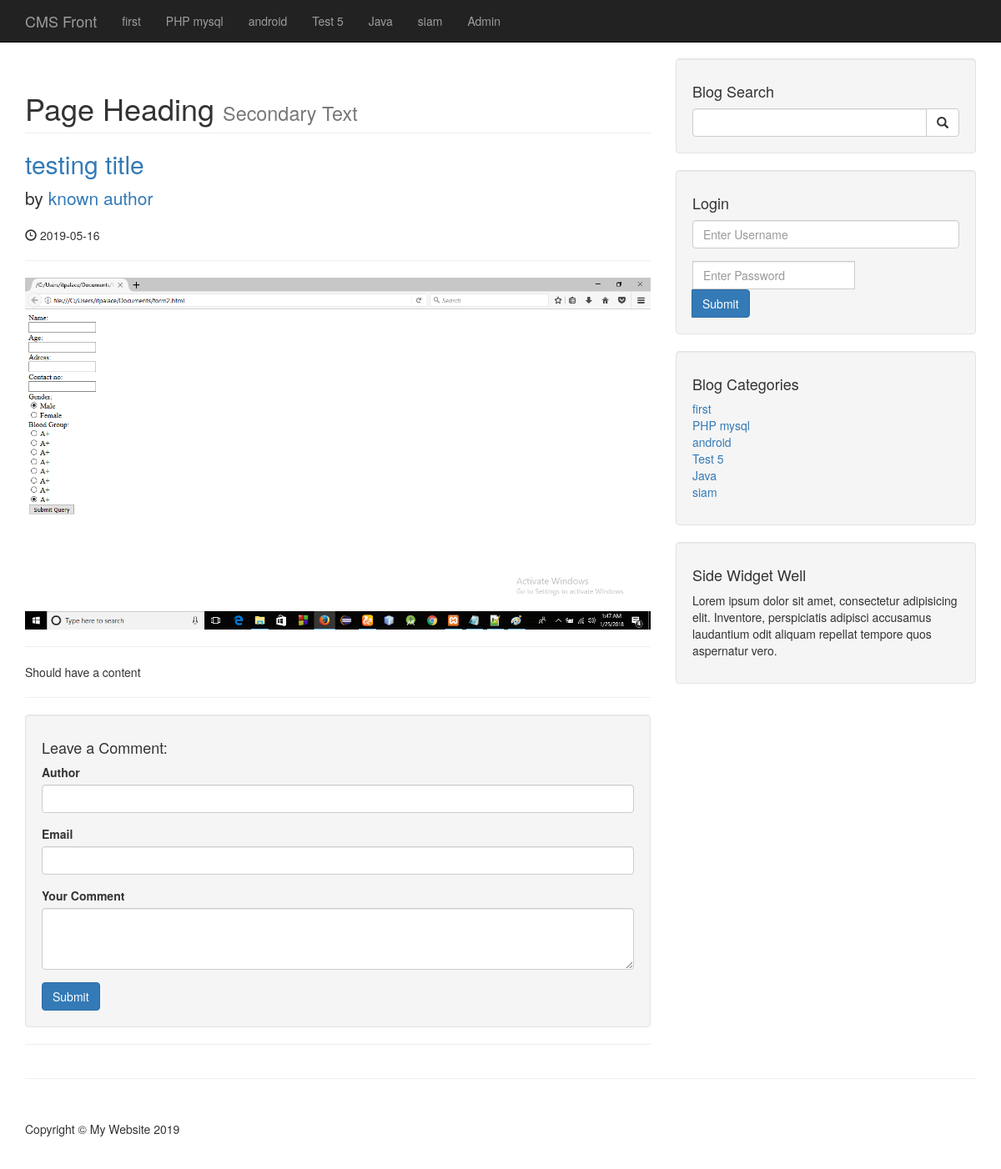
Page /post.php?p_id=11 on the committed database.
### tables this page shows
CREATE TABLE `categories` (
  `cat_id` int(3) NOT NULL,
  `cat_title` varchar(255) NOT NULL
);

CREATE TABLE `posts` (
  `post_id` int(3) NOT NULL,
  `post_category_id` int(3) NOT NULL,
  `post_title` varchar(255) NOT NULL,
  `post_author` varchar(255) NOT NULL,
  `post_date` date NOT NULL,
  `post_image` text NOT NULL,
  `post_content` text NOT NULL,
  `post_tags` varchar(255) NOT NULL,
  `post_comment_count` int(11) NOT NULL,
  `post_status` varchar(255) NOT NULL DEFAULT 'draft'
);

### post.php (the view, shortened to what this page needs)
<?php
include "includes/header.php";
 ?>
   <?php
   include "includes/navigation.php";
    ?>
    <div class="container">
        <div class="row">
            <div class="col-md-8">
             <?php
    if(isset($_GET['p_id'])){
       $the_post_id = $_GET['p_id'];
   }
              $query = "SELECT * FROM posts WHERE post_id = $the_post_id ";
               $select_all_post_query = mysqli_query($connection,$query);
                    while ($row=mysqli_fetch_assoc($select_all_post_query)) {
                        $post_title=$row['post_title'];
                        $post_author=$row['post_author'];
                        $post_date=$row['post_date'];
                        $post_image=$row['post_image'];
                        $post_content=$row['post_content'];
            ?>
                <h1 class="page-header">
                    Page Heading
                    <small>Secondary Text</small>
                </h1>
                <h2>
                    <a href="#"><?php echo $post_title; ?></a>
                </h2>
                <p class="lead">
                    by <a href="index.php"><?php echo $post_author; ?></a>
                </p>
                <p><span class="glyphicon glyphicon-time"></span> <?php echo $post_date; ?></p>
                <hr>
                <img class="img-responsive" src="images/<?php echo $post_image; ?>" alt="">
                <hr>
                <p><?php echo $post_content; ?></p>
                <hr>
                 <?php } ?>
                <div class="well">
                    <h4>Leave a Comment:</h4>
                    <form action="" method="post" role="form">
                        <div class="form-group">
                            <label for="Author">Author</label>
                            <input type="text"  class="form-control" name="comment_author">
                        </div>
                        <div class="form-group">
                            <label for="Email">Email</label>
                            <input type="text" class="form-control" name="comment_email">
                        </div>
                        <div class="form-group">
                            <label for="comment">Your Comment</label>
                            <textarea class="form-control" name="comment_content" rows="3"></textarea>
                        </div>
                        <button type="submit" name="create_comment" class="btn btn-primary">Submit</button>
                    </form>
                </div>
                <hr>
            </div>
            <?php
             include "includes/sidebar.php";
             ?>
                    </div>
                </div>
                <div class="well">
                    <h4>Side Widget Well</h4>
                    <p>Lorem ipsum dolor sit amet, consectetur adipisicing elit. Inventore, perspiciatis adipisci accusamus laudantium odit aliquam repellat tempore quos aspernatur vero.</p>
                </div>
            </div>
        </div>
        <hr>
    <?php
    include "includes/footer.php";
     ?>

### includes/navigation.php (shortened to what this page needs)
<nav class="navbar navbar-inverse navbar-fixed-top" role="navigation">
       <div class="container">
           <div class="navbar-header">
               <a class="navbar-brand" href="./index.php">CMS Front</a>
           </div>
           <div class="collapse navbar-collapse" id="bs-example-navbar-collapse-1">
               <ul class="nav navbar-nav">
                   <?php
                   $query="SELECT * FROM categories";
                   $select_all_categories_query = mysqli_query($connection,$query);
                   while ($row=mysqli_fetch_assoc($select_all_categories_query)) {
                       $cat_title=$row['cat_title'];
                       echo "<li><a href='#''>{$cat_title}</a></li>";
                   }
                    ?>
                   <li>
                       <a href="admin">Admin</a>
                   </li>
               </ul>
           </div>
       </div>
   </nav>

### includes/sidebar.php
<div class="col-md-4">
                <div class="well">
  <?php
                    $query="SELECT * FROM categories";
                    $select_all_categories_sidebar = mysqli_query($connection,$query);
  ?>
                    <h4>Blog Search</h4>
                    <form action="search.php" method="post">
                    <div class="input-group">
                        <input name="search" type="text" class="form-control">
                        <span class="input-group-btn">
                            <button name="submit" class="btn btn-default" type="submit">
                                <span class="glyphicon glyphicon-search"></span>
                        </button>
                        </span>
                    </div>
                </form>
                </div>
                <div class="well">
                    <h4>Login</h4>
                    <form action="includes/login.php" method="post">
                    <div class="form-group">
                        <input name="username" type="text" class="form-control" placeholder="Enter Username">
                    </div>
                    <div class="input-group">
                        <input name="password" type="password" class="form-control" placeholder="Enter Password">
                    </div>
                    <span class="input-group-btn">
                        <button class="btn btn-primary" name="login" type="submit">Submit</button>
                    </span>
                </form>
                </div>
                <div class="well">
                    <h4>Blog Categories</h4>
                    <div class="row">
                        <div class="col-lg-6">
                            <ul class="list-unstyled">
                            	<?php
                        while ($row=mysqli_fetch_assoc($select_all_categories_sidebar)) {
                        $cat_title=$row['cat_title'];
                        $cat_id=$row['cat_id'];
                        echo "<li><a href='category.php?category=$cat_id'>{$cat_title}</a></li>";
                    }
                            	 ?>
                            </ul>
                        </div>

### css/blog-home.css (style rules this page uses)
body { padding-top: 70px; }

### rows in the picture
categories: cat_title "first"
categories: cat_title "PHP mysql"
categories: cat_title "android"
categories: cat_title "Test 5"
categories: cat_title "Java"
categories: cat_title "siam"
posts: post_title "testing title", post_author "known author", post_date "2019-05-16", post_image (picture), post_content "Should have a content"
